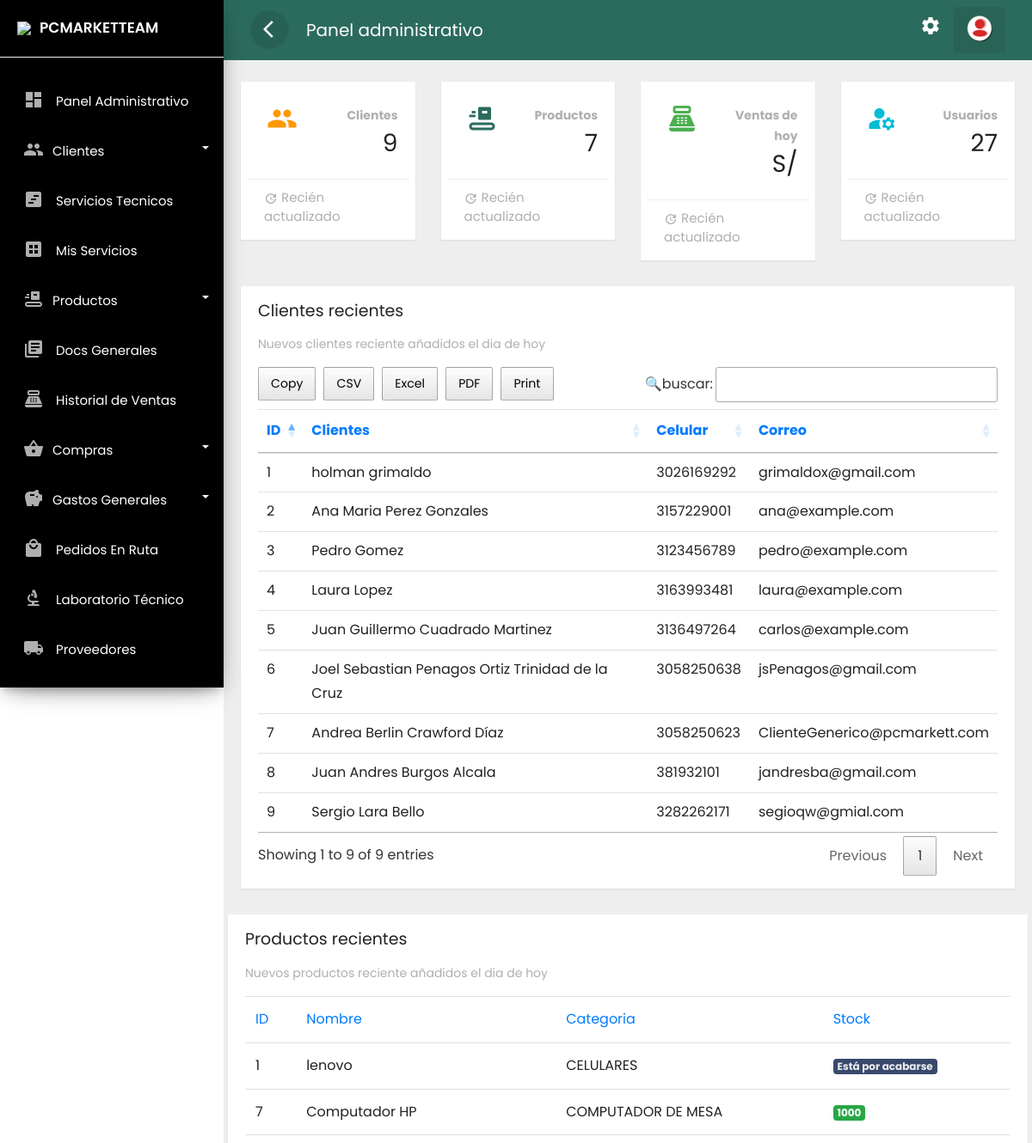
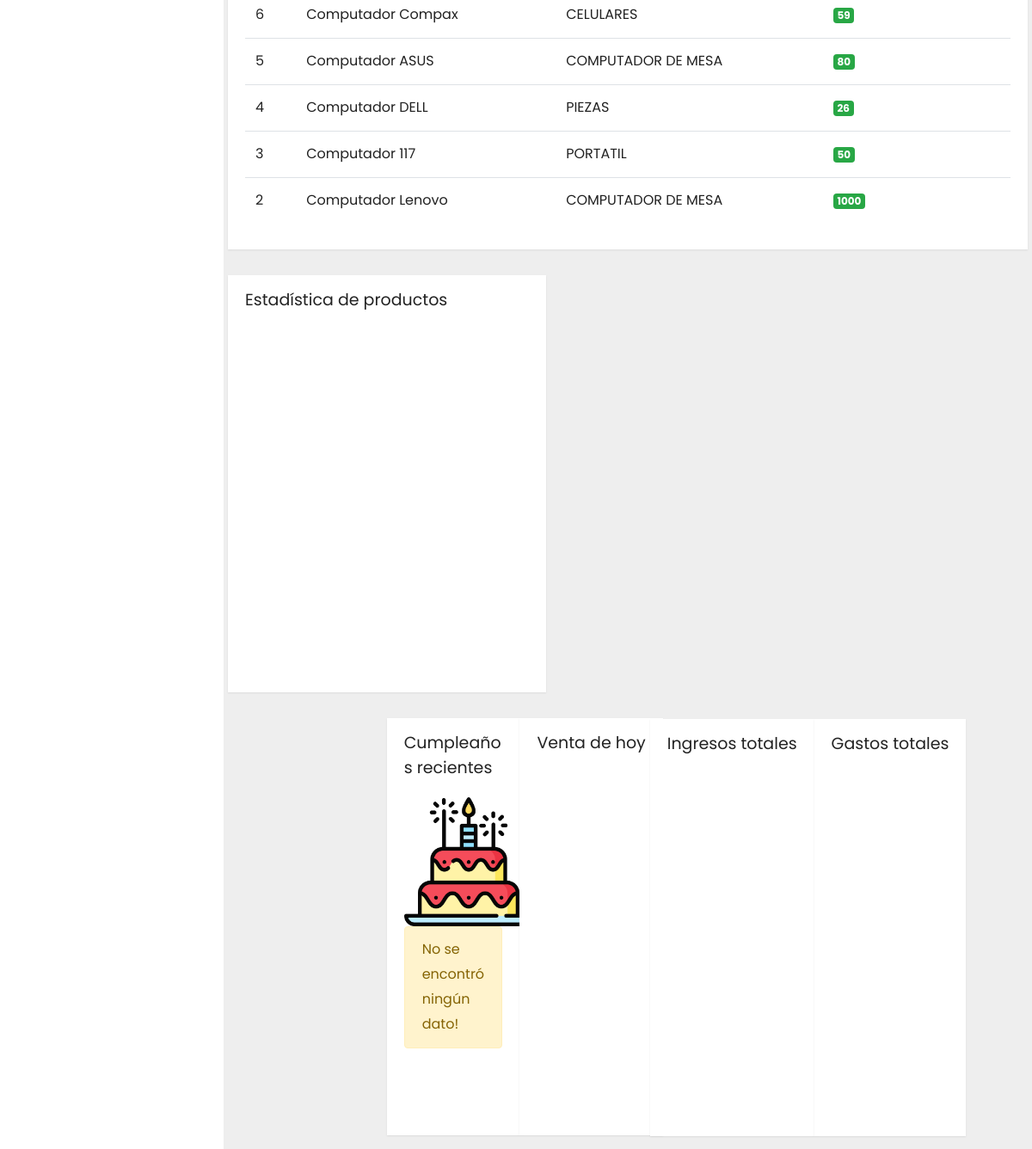
The page /frontend/administrador/escritorio.php (signed in) on the database its author committed (2 pictures, top to bottom).
### tables this page shows
CREATE TABLE `clientes` (
  `idclie` int(11) NOT NULL,
  `numid` char(8) NOT NULL,
  `nomcli` text NOT NULL,
  `apecli` text NOT NULL,
  `naci` date NOT NULL,
  `correo` text NOT NULL,
  `celu` char(10) NOT NULL,
  `estad` varchar(15) NOT NULL,
  `fere` timestamp NOT NULL DEFAULT current_timestamp(),
  `dircli` text DEFAULT NULL,
  `ciucli` text DEFAULT NULL,
  `idsede` text DEFAULT NULL
);

CREATE TABLE `producto` (
  `idprod` int(11) NOT NULL,
  `codba` char(14) NOT NULL,
  `nomprd` text NOT NULL,
  `idcate` int(11) NOT NULL,
  `precio` decimal(10,2) NOT NULL,
  `stock` int(11) NOT NULL,
  `foto` text NOT NULL,
  `venci` date NOT NULL,
  `esta` varchar(15) NOT NULL,
  `fere` timestamp NOT NULL DEFAULT current_timestamp(),
  `serial` varchar(50) DEFAULT NULL,
  `marca` varchar(50) DEFAULT NULL,
  `ram` varchar(8) DEFAULT NULL,
  `disco` varchar(8) DEFAULT NULL,
  `prcpro` varchar(8) DEFAULT NULL,
  `pntpro` varchar(8) DEFAULT NULL,
  `tarpro` varchar(30) DEFAULT NULL,
  `grado` varchar(30) DEFAULT NULL
);

CREATE TABLE `categoria` (
  `idcate` int(11) NOT NULL,
  `nomca` text NOT NULL,
  `estado` varchar(15) NOT NULL,
  `fere` timestamp NOT NULL DEFAULT current_timestamp()
);

### frontend/administrador/escritorio.php (the view, shortened to what the rows shown need)
<?php if(isset($_SESSION['id'])) { ?>
<!doctype html>
<html lang="es">
<head>
    <link rel="stylesheet" href="../../backend/css/bootstrap.min.css">
    <link rel="stylesheet" href="../../backend/css/custom.css">
    <link rel="stylesheet" href="../../backend/css/loader.css">
    <link rel="stylesheet" type="text/css" href="../../backend/css/datatable.css">
    <link rel="stylesheet" type="text/css" href="../../backend/css/buttonsdataTables.css">
    <link rel="stylesheet" type="text/css" href="../../backend/css/font.css">
</head>
<body>
    <div class="wrapper">
        <div id="content">
            <div class="main-content">
                                <?php
                                    require '../../backend/bd/ctconex.php';
         ?>
                <div class="row ">
                    <div class="col-lg-12 col-md-3">
                        <div class="card" style="min-height: 485px">
                            <div class="card-content table-responsive">
                                <?php
 $sentencia = $connect->prepare("SELECT * FROM clientes order BY idclie DESC;");
 $sentencia->execute();
$data =  array();
if($sentencia){
  while($r = $sentencia->fetchObject()){
    $data[] = $r;
  }
}
   ?>
                                <?php if(count($data)>0):?>
                                <table class="table table-hover" id="example">
                                    <thead class="text-primary">
                                        <tr>
                                            <th>ID</th>
                                            <th>Clientes</th>
                                            <th>Celular</th>
                                            <th>Correo</th>
                                        </tr>
                                    </thead>
                                    <tbody>
                                        <?php foreach($data as $g):?>
                                        <tr>
                                            <td><?php echo  $g->idclie; ?></td>
                                            <td><?php echo  $g->nomcli; ?> <?php echo  $g->apecli; ?></td>
                                            <td><?php echo  $g->celu; ?></td>
                                            <td><?php echo  $g->correo; ?></td>
                                        </tr>
                                        <?php endforeach; ?>
                                    </tbody>
                                </table>
                                <?php endif; ?>
                            </div>
                        </div>
                    </div>
                    <div class="row">
                        <div class="col-lg-12 col-md-3">
                            <div class="card" style="min-height: 485px">
                                <div class="card-content table-responsive">
                                    <?php
 $sentencia = $connect->prepare("SELECT producto.idprod, producto.codba, producto.nomprd, categoria.idcate, categoria.nomca, producto.precio, producto.stock, producto.foto, producto.venci, producto.esta, producto.fere FROM producto INNER JOIN categoria ON producto.idcate = categoria.idcate order BY codba DESC;");
 $sentencia->execute();
$data =  array();
if($sentencia){
  while($r = $sentencia->fetchObject()){
    $data[] = $r;
  }
}
   ?>
                                    <?php if(count($data)>0):?>
                                    <table class="table table-hover" id="example1">
                                        <thead class="text-primary">
                                            <tr>
                                                <th>ID</th>
                                                <th>Nombre</th>
                                                <th>Categoria</th>
                                                <th>Stock</th>
                                            </tr>
                                        </thead>
                                        <tbody>
                                            <?php foreach($data as $a):?>
                                            <tr>
                                                <td><?php echo  $a->idprod; ?></td>
                                                <td><?php echo  $a->nomprd; ?></td>
                                                <td><?php echo  $a->nomca; ?></td>
                                                <?php
if ($a->stock <= 0) {
    echo '<td><span class="badge badge-danger">stock vacio</span></td>';
}elseif ($a->stock <= 5) {
    echo '<td><span class="badge badge-warning">Está por acabarse</span></td>';
}else {
    echo '<td><span class="badge badge-success">' . $a->stock . '</span></td>';
}
                                                 ?>
                                            </tr>
                                            <?php endforeach; ?>
                                        </tbody>
                                    </table>
                                    <?php endif; ?>
                                </div>
                            </div>
                        </div>
                    </div>
                </div>
            </div>
</body>
</html>
<?php }else{
    header('Location: ../error404.php');
 } ?>

### rows shown on the page
clientes: idclie "9", nomcli "Sergio", apecli "Lara Bello", celu "3282262171", correo "segioqw@gmial.com"
clientes: idclie "8", nomcli "Juan Andres", apecli "Burgos Alcala", celu "381932101", correo "jandresba@gmail.com"
clientes: idclie "7", nomcli "Andrea Berlin", apecli "Crawford Díaz", celu "3058250623", correo "ClienteGenerico@pcmarkett.com"
clientes: idclie "6", nomcli "Joel Sebastian", apecli "Penagos Ortiz Trinidad de la Cruz", celu "3058250638", correo "jsPenagos@gmail.com"
clientes: idclie "5", nomcli "Juan Guillermo Cuadrado", apecli "Martinez", celu "3136497264", correo "carlos@example.com"
clientes: idclie "4", nomcli "Laura", apecli "Lopez", celu "3163993481", correo "laura@example.com"
clientes: idclie "3", nomcli "Pedro", apecli "Gomez", celu "3123456789", correo "pedro@example.com"
clientes: idclie "2", nomcli "Ana Maria", apecli "Perez Gonzales", celu "3157229001", correo "ana@example.com"
clientes: idclie "1", nomcli "holman", apecli "grimaldo", celu "3026169292", correo "grimaldox@gmail.com"
producto: idprod "1", nomprd "lenovo", idcate.nomca "CELULARES", stock "Está por acabarse"
producto: idprod "7", nomprd "Computador HP", idcate.nomca "COMPUTADOR DE MESA", stock "1000"
producto: idprod "6", nomprd "Computador Compax", idcate.nomca "CELULARES", stock "59"
producto: idprod "5", nomprd "Computador ASUS", idcate.nomca "COMPUTADOR DE MESA", stock "80"
producto: idprod "4", nomprd "Computador DELL", idcate.nomca "PIEZAS", stock "26"
producto: idprod "3", nomprd "Computador 117", idcate.nomca "PORTATIL", stock "50"
producto: idprod "2", nomprd "Computador Lenovo", idcate.nomca "COMPUTADOR DE MESA", stock "1000"

### other values the page prints
$item['label'] "Panel Administrativo"
$item['label'] "Clientes"
$item['label'] "Servicios Tecnicos"
$item['label'] "Mis Servicios"
$item['label'] "Productos"
$item['label'] "Docs Generales"
$item['label'] "Historial de Ventas"
$item['label'] "Compras"
$item['label'] "Gastos Generales"
$item['label'] "Pedidos En Ruta"
$item['label'] "Laboratorio Técnico"
$item['label'] "Proveedores"
$total "9"
$total "7"
$total "27"
